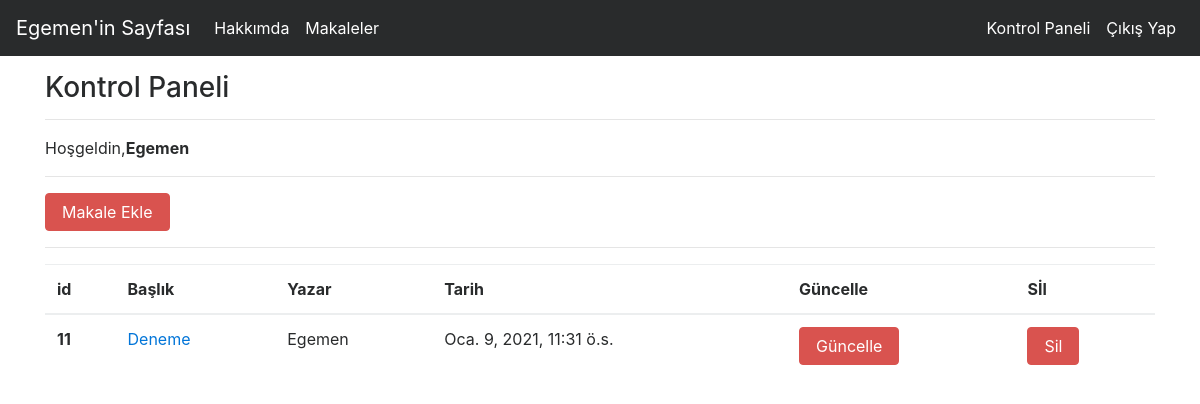
Screenshot of /articles/dashboard/ (signed in) with the database file from the repository.
### article/models.py (models this page shows, shortened)
class Article(models.Model):
    author = models.ForeignKey("auth.User",on_delete = models.CASCADE,verbose_name="Yazar")
    title = models.CharField(max_length= 50,verbose_name="Başlık")
    content = RichTextField(verbose_name="İçerik")
    created_date = models.DateTimeField(auto_now_add=True,verbose_name="Oluşturma Tarihi")
    article_image = models.FileField(blank = True,null = True,verbose_name = "Makaleye Resim Ekleyin")
    class Meta():
        ordering = ['-created_date']

### article/views.py (the view)
# urls.py: path("dashboard/",views.dashboard,name = "dashboard"),
@login_required(login_url= "user:login")
def dashboard(request):
    articles = Article.objects.filter(author = request.user)
    return render(request,"dashboard.html",{"articles":articles})

### templates/dashboard.html
{% extends "layout.html" %}
{% block body %}
<h3>Kontrol Paneli</h3>
<hr>
<p>
    Hoşgeldin,<strong>{{request.user.username}}</strong>
</p>
<hr>
<a class = "btn btn-danger" href= "{% url 'article:addarticle' %}">Makale Ekle</a>
<hr>
{% if articles %}
    <table class="table table-hover">
  <thead>
    <tr>
      <th scope="col">id</th>
      <th scope="col">Başlık</th>
      <th scope="col">Yazar</th>
      <th scope="col">Tarih</th>
      <th scope="col">Güncelle</th>
      <th scope="col">Sİl</th>
    </tr>
  </thead>
  <tbody>
    {% for article in articles  %}
        <tr>
        <th scope="row">{{article.id}}</th>
        <td><a href="{% url 'article:detail' article.id %}">{{article.title}}</a></td>
        <td>{{article.author.username}}</td>
        <td>{{article.created_date}}</td>
        <td><a href="{% url 'article:update' article.id %}" class = "btn btn-danger">Güncelle</a></td>
        <td><a href="{% url 'article:delete' article.id %}" class="btn btn-danger">Sil</a></td>
        </tr>
    {% endfor %}
{% else %}
    <div class= "alert alert-danger">Makale Bulunmuyor</div>
{% endif %}
  </tbody>
</table>
{% endblock body %}

### rows the page displays
Article: id "11", title "Deneme", author.username "Egemen", created_date "Oca. 9, 2021, 11:31 ö.s."

### other values shown
{{ request.user.username }} "Egemen"
